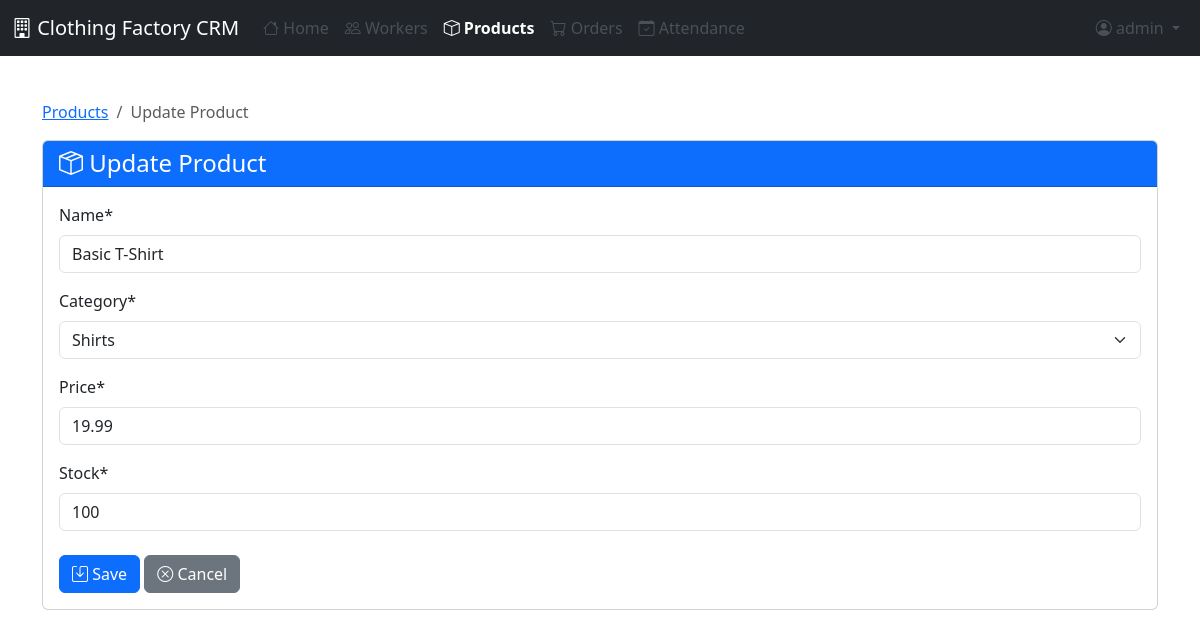
Screenshot of /products/1/edit/ (signed in) with the database file from the repository.
### crm/models.py (models this page shows, shortened)
class Product(models.Model):
    CATEGORY_CHOICES = [
        ('shirts', 'Shirts'),
        ('pants', 'Pants'),
        ('dresses', 'Dresses'),
        ('jackets', 'Jackets'),
        ('accessories', 'Accessories'),
    ]
    name = models.CharField(max_length=100)
    category = models.CharField(max_length=20, choices=CATEGORY_CHOICES)
    price = models.DecimalField(max_digits=10, decimal_places=2)
    stock = models.PositiveIntegerField()

### crm/views.py (the view)
# urls.py: path('products/<int:pk>/edit/', views.product_update, name='product_update'),
@login_required
def product_update(request, pk):
    product = get_object_or_404(Product, pk=pk)
    if request.method == 'POST':
        form = ProductForm(request.POST, instance=product)
        if form.is_valid():
            form.save()
            messages.success(request, 'Product updated successfully!')
            return redirect('product_detail', pk=product.pk)
    else:
        form = ProductForm(instance=product)
    return render(request, 'crm/product_form.html', {'form': form, 'title': 'Update Product'})

### crm/forms.py
class ProductForm(forms.ModelForm):
    class Meta:
        model = Product
        fields = ['name', 'category', 'price', 'stock']

### templates/crm/product_form.html (shortened to what this page needs)
{% extends 'base.html' %}
{% load crispy_forms_tags %}
{% block content %}
<div class="container py-4">
    <nav aria-label="breadcrumb">
        <ol class="breadcrumb">
            <li class="breadcrumb-item"><a href="{% url 'product_list' %}">Products</a></li>
            <li class="breadcrumb-item active">{{ title }}</li>
        </ol>
    </nav>
    <div class="card">
        <div class="card-header bg-primary text-white">
            <h4 class="mb-0"><i class="bi bi-box-seam"></i> {{ title }}</h4>
        </div>
        <div class="card-body">
            <form method="post">
                {{ form|crispy }}
                <div class="mt-4">
                    <button type="submit" class="btn btn-primary">
                        <i class="bi bi-save"></i> Save
                    </button>
                    <a href="{% url 'product_list' %}" class="btn btn-secondary">
                        <i class="bi bi-x-circle"></i> Cancel
                    </a>
                </div>
            </form>
        </div>
    </div>
</div>
{% endblock %}

### templates/base.html (shortened to what this page needs)
<!DOCTYPE html>
<html lang="en">
<head>
    <link href="https://cdn.jsdelivr.net/npm/bootstrap@5.3.0-alpha1/dist/css/bootstrap.min.css" rel="stylesheet">
    <link rel="stylesheet" href="https://cdn.jsdelivr.net/npm/bootstrap-icons@1.10.3/font/bootstrap-icons.css">
</head>
<body>
    <nav class="navbar navbar-expand-lg navbar-dark bg-dark">
        <div class="container-fluid">
            <a class="navbar-brand" href="{% url 'home' %}">
                <i class="bi bi-building"></i> Clothing Factory CRM
            </a>
            <div class="collapse navbar-collapse" id="navbarNav">
                <ul class="navbar-nav me-auto">
                    <li class="nav-item">
                        <a class="nav-link {% if request.path == '/' %}active{% endif %}" href="{% url 'home' %}">
                            <i class="bi bi-house"></i> Home
                        </a>
                    </li>
                    <li class="nav-item">
                        <a class="nav-link {% if '/workers/' in request.path %}active{% endif %}" href="{% url 'worker_list' %}">
                            <i class="bi bi-people"></i> Workers
                        </a>
                    </li>
                    <li class="nav-item">
                        <a class="nav-link {% if '/products/' in request.path %}active{% endif %}" href="{% url 'product_list' %}">
                            <i class="bi bi-box"></i> Products
                        </a>
                    </li>
                    <li class="nav-item">
                        <a class="nav-link {% if '/orders/' in request.path %}active{% endif %}" href="{% url 'order_list' %}">
                            <i class="bi bi-cart"></i> Orders
                        </a>
                    </li>
                    <li class="nav-item">
                        <a class="nav-link {% if '/attendance/' in request.path %}active{% endif %}" href="{% url 'attendance_list' %}">
                            <i class="bi bi-calendar-check"></i> Attendance
                        </a>
                    </li>
                </ul>
                <ul class="navbar-nav">
                    {% if user.is_authenticated %}
                    <li class="nav-item dropdown">
                        <a class="nav-link dropdown-toggle" href="#" id="navbarDropdown" role="button" data-bs-toggle="dropdown">
                            <i class="bi bi-person-circle"></i> {{ user.username }}
                        </a>
                    </li>
                    {% else %}
                    <li class="nav-item">
                        <a class="nav-link" href="{% url 'login' %}"><i class="bi bi-box-arrow-in-right"></i> Login</a>
                    </li>
                    {% endif %}
                </ul>
            </div>
        </div>
    </nav>
    <div class="container-fluid">
        <div class="row">
            <main class="col-md-12 ms-sm-auto px-md-4 content">
                {% block content %}{% endblock %}
            </main>
        </div>
    </div>
</body>
</html>

### templates/base.html (style rules this page uses)
.content { padding: 20px; }
.nav-link { color: #495057; }
.nav-link.active { color: #0d6efd; font-weight: bold; }

### rows the page displays
Product: name "Basic T-Shirt", category "Shirts", price "19.99", stock "100"

### other values shown
{{ user.username }} "admin"
{{ title }} "Update Product"
